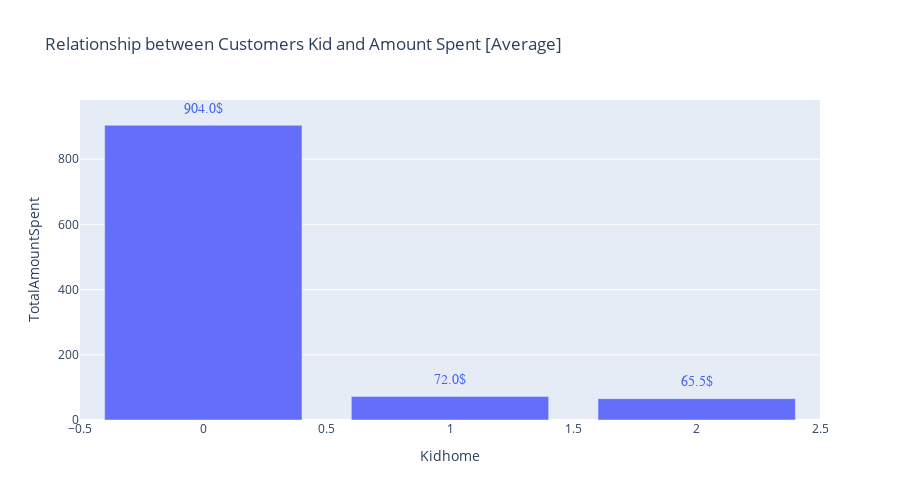

This figure's notebook cell:
### Markdown cell above
#### KIDS HOME VS TOTAL AMOUNT SPENT:

### Code cell
mask = data2.groupby("Kidhome")["TotalAmountSpent"].median()
mask = mask.reset_index()
fig = px.bar(data_frame=mask, x="Kidhome", y="TotalAmountSpent", height=500, 
             title="Relationship between Customers Kid and Amount Spent [Average]")

annotation = []
for x, y in zip(mask["Kidhome"], mask["TotalAmountSpent"]):
    annotation.append(
        dict(x=x, y=y +50,
             text=str(round(y, 2)) + '$',
             font=dict(family='Arial', size=14, color='rgb(66, 99, 236)'), showarrow=False)
    )
    
fig.update_xaxes(categoryorder='array', categoryarray= ["21-30", "31-40"])
fig.update_layout(annotations=annotation)
fig.show()

### Figure 1 — Plotly figure (JSON) as saved in the notebook; plotly's stock layout.template omitted (floating-point values rounded to 4 significant figures)
{"data": [{"alignmentgroup": "True", "hovertemplate": "Kidhome=%{x}<br>TotalAmountSpent=%{y}<extra></extra>", "legendgroup": "", "marker": {"color": "#636efa", "pattern": {"shape": ""}}, "name": "", "offsetgroup": "", "orientation": "v", "showlegend": false, "textposition": "auto", "type": "bar", "x": [0, 1, 2], "xaxis": "x", "y": [904, 72, 65.5], "yaxis": "y"}], "layout": {"annotations": [{"font": {"color": "rgb(66, 99, 236)", "family": "Arial", "size": 14}, "showarrow": false, "text": "904.0$", "x": 0, "y": 954}, {"font": {"color": "rgb(66, 99, 236)", "family": "Arial", "size": 14}, "showarrow": false, "text": "72.0$", "x": 1, "y": 122}, {"font": {"color": "rgb(66, 99, 236)", "family": "Arial", "size": 14}, "showarrow": false, "text": "65.5$", "x": 2, "y": 115.5}], "barmode": "relative", "height": 500, "legend": {"tracegroupgap": 0}, "title": {"text": "Relationship between Customers Kid and Amount Spent [Average]"}, "xaxis": {"anchor": "y", "categoryarray": ["21-30", "31-40"], "categoryorder": "array", "domain": [0, 1], "title": {"text": "Kidhome"}}, "yaxis": {"anchor": "x", "domain": [0, 1], "title": {"text": "TotalAmountSpent"}}}}
